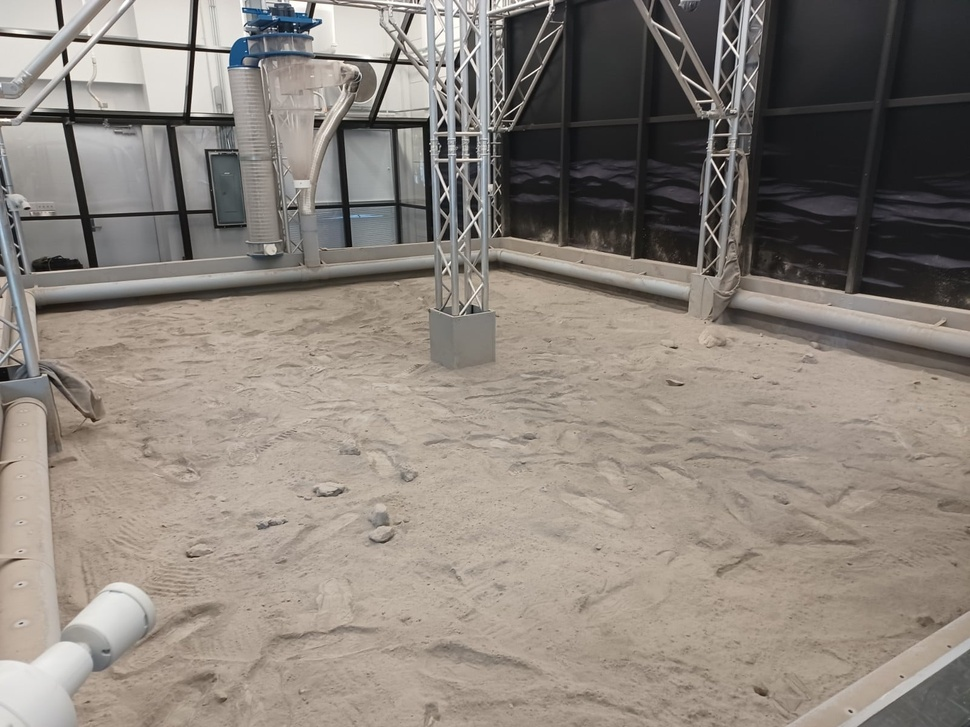
#> input picture Data/TestBatch1/279173215_10159864727944183_3848041128585576297_n.jpg, 970 x 727 px, shrunk from 1600 x 1200 before the run; its folder holds only this picture in this run
$ jupyter execute --allow-errors IncreaseContrast.ipynb
#> lines starting #> are read from the running program, lines starting #| are printed output that depends on the picture
[cell 1]
# Import libraries
import cv2
import os
from matplotlib import pyplot as plt

# Define input and output paths
input_folder = "../Data/TestBatch1"
output_folder = "/Processed"
os.makedirs(output_folder, exist_ok=True)

# Function to process an image
def process_image(image_path):
    # Read the image in grayscale (for histogram equalization)
    image = cv2.imread(image_path, cv2.IMREAD_GRAYSCALE)
#> image: shape (727, 970); min 0, max 255, mean 133.1
    if image is None:
        print(f"Could not read {image_path}. Skipping.")
        return None

    # Apply histogram equalization to improve contrast
    processed_image = cv2.equalizeHist(image)
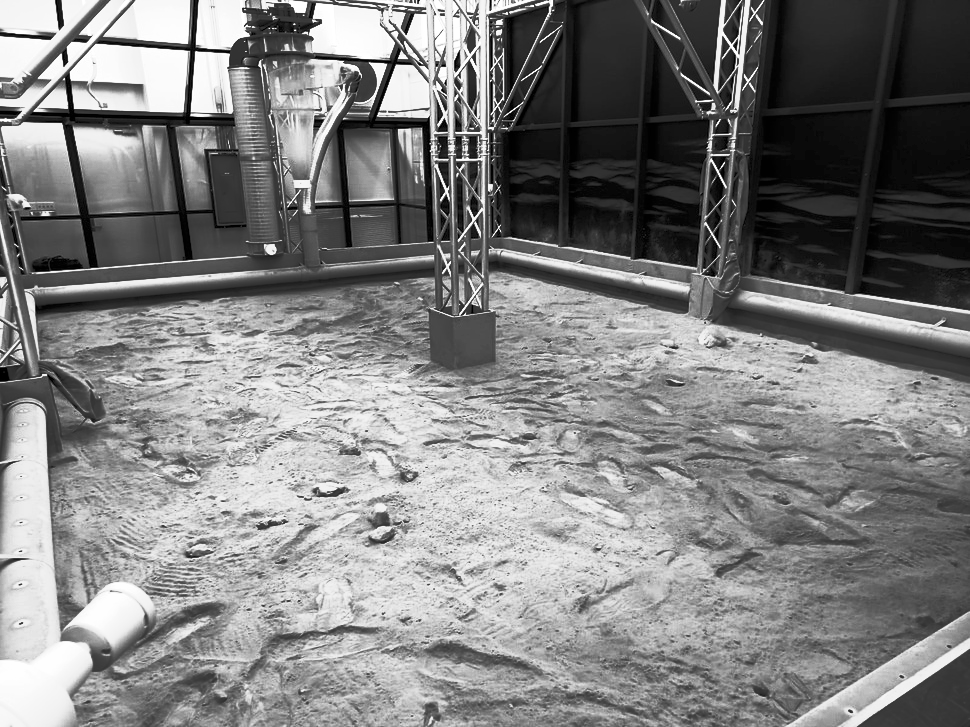
#> processed_image: shape (727, 970); min 0, max 255, mean 128.7

    # Convert back to BGR format for saving and displaying
    processed_image_colored = cv2.cvtColor(processed_image, cv2.COLOR_GRAY2BGR)
    return processed_image_colored

# Loop through each file in the input folder
for filename in os.listdir(input_folder):
    file_path = os.path.join(input_folder, filename)

    # Process only image files
    if os.path.isfile(file_path) and filename.lower().endswith(('.png', '.jpg', '.jpeg')):
        # Process the image
        processed_img = process_image(file_path)

        # Save the processed image in the output folder
        output_path = os.path.join(output_folder, filename)
        if processed_img is not None:
            cv2.imwrite(output_path, processed_img)
            print(f"Processed and saved: {output_path}")

# Display a few original and processed images side-by-side
def display_images(original_img_path, processed_img_path):
    original_img = cv2.imread(original_img_path, cv2.IMREAD_GRAYSCALE)
    processed_img = cv2.imread(processed_img_path, cv2.IMREAD_GRAYSCALE)

    # Plot images
    plt.figure(figsize=(10, 5))
    plt.subplot(1, 2, 1)
    plt.imshow(original_img, cmap='gray')
    plt.title("Original Image")

    plt.subplot(1, 2, 2)
    plt.imshow(processed_img, cmap='gray')
    plt.title("Processed Image (Histogram Equalization)")
    plt.show()

# Display first 5 processed images for verification
#> (the rest of this cell did not finish here and is left out)


$ run again, on Data/TestBatch1/349178141_6052006498261410_5768358718441825179_n.jpg
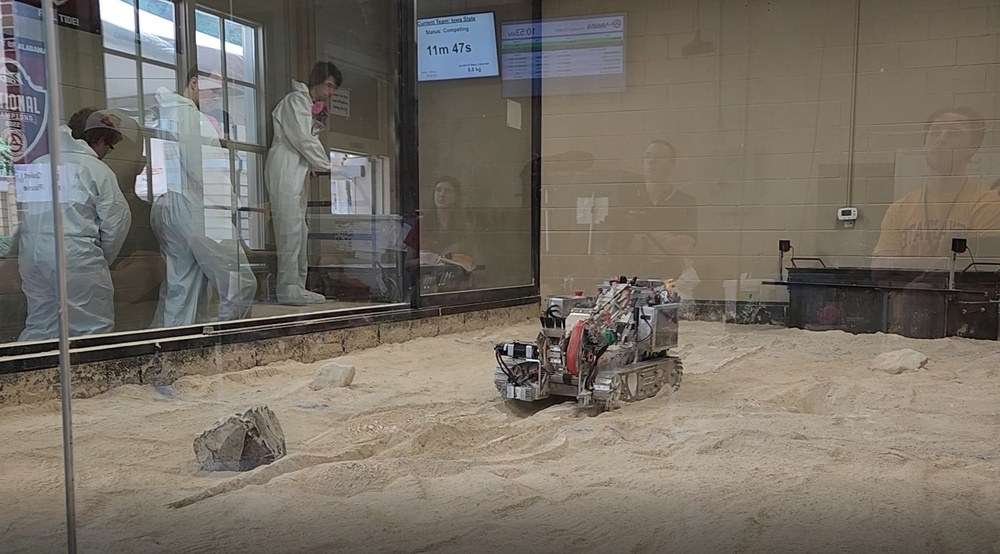
#> input picture Data/TestBatch1/349178141_6052006498261410_5768358718441825179_n.jpg, 1000 x 554 px, shrunk from 2048 x 1134 before the run
#> in process_image, `image = cv2.imread(image_path, cv2.IMREAD_GRAYSCALE)`:
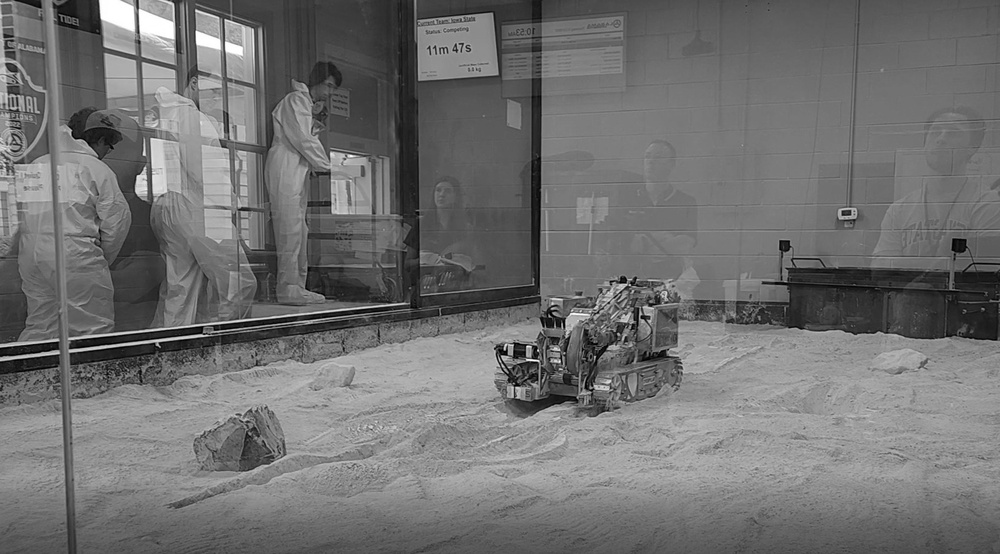
#> image: shape (554, 1000); min 0, max 255, mean 112.6
#> in process_image, `processed_image = cv2.equalizeHist(image)`:
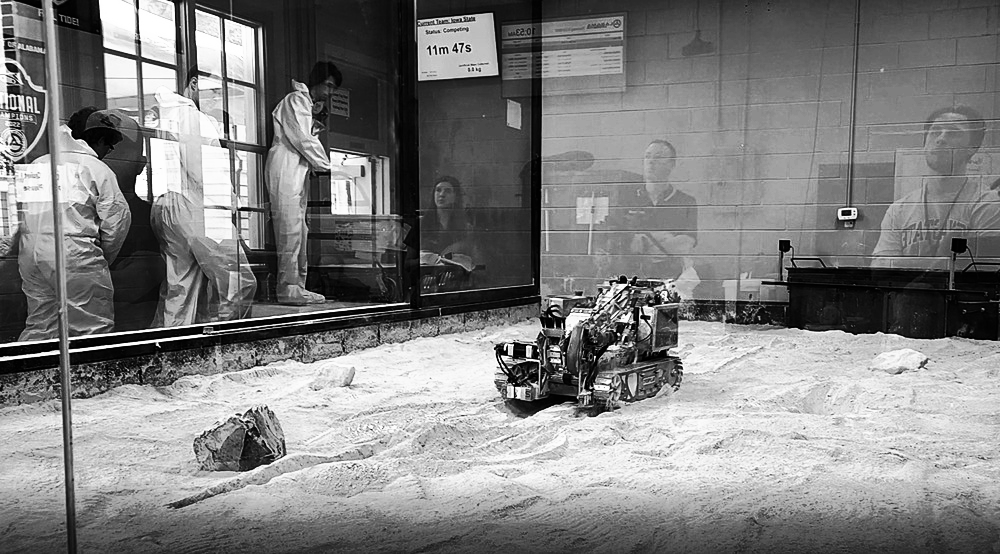
#> processed_image: shape (554, 1000); min 0, max 255, mean 128.4

$ run again, on Data/TestBatch1/349587917_1156911965702583_3613484247482749819_n.jpg
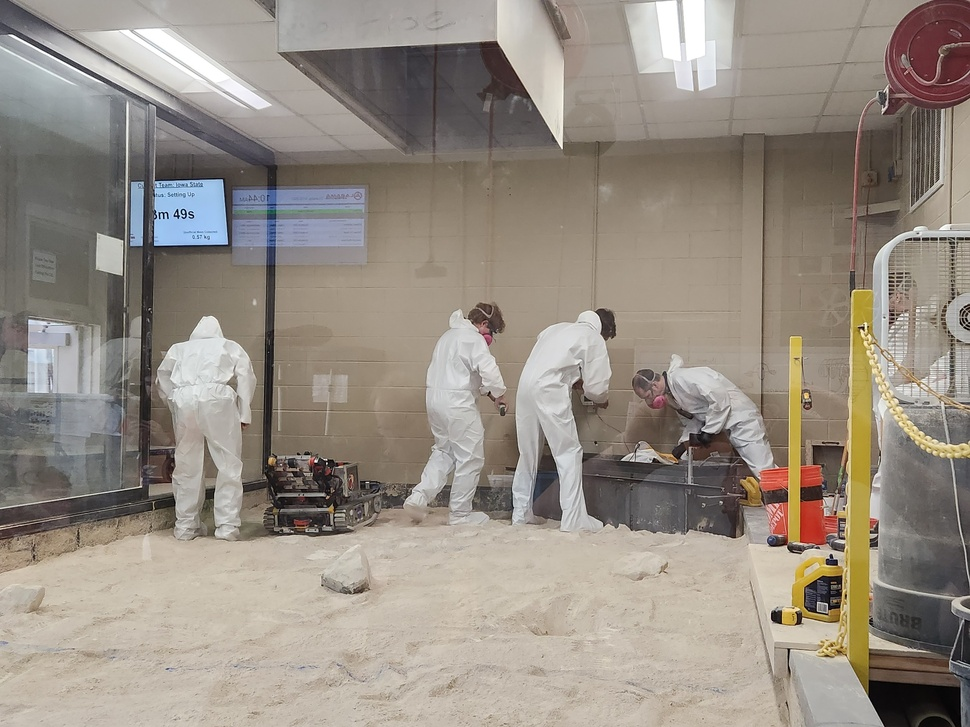
#> input picture Data/TestBatch1/349587917_1156911965702583_3613484247482749819_n.jpg, 970 x 727 px, shrunk from 2048 x 1536 before the run
#> in process_image, `image = cv2.imread(image_path, cv2.IMREAD_GRAYSCALE)`:
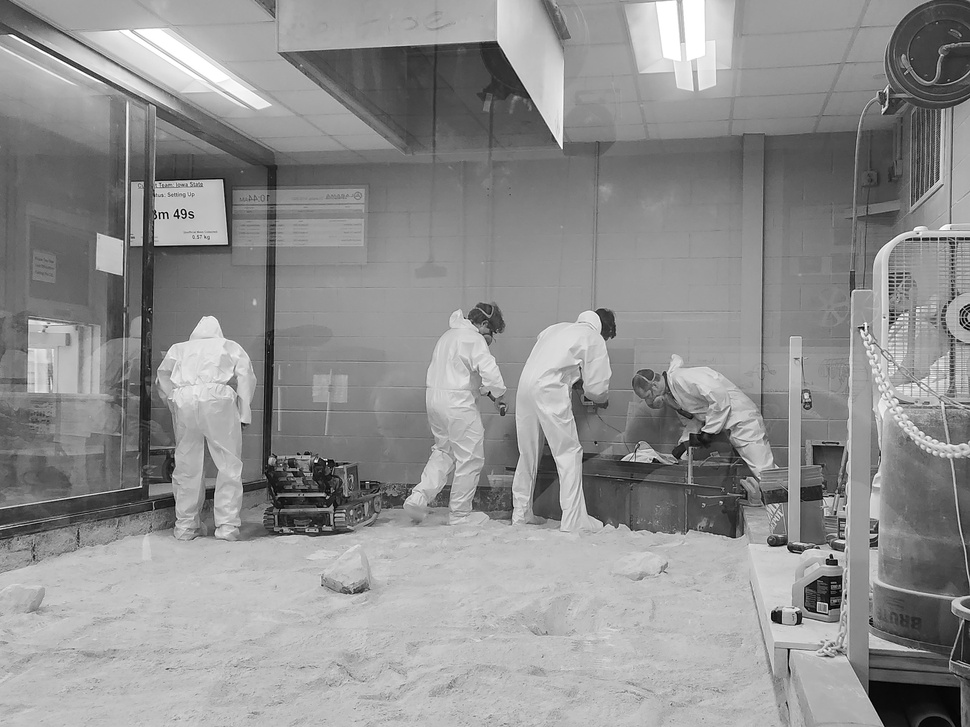
#> image: shape (727, 970); min 0, max 255, mean 143.4
#> in process_image, `processed_image = cv2.equalizeHist(image)`:
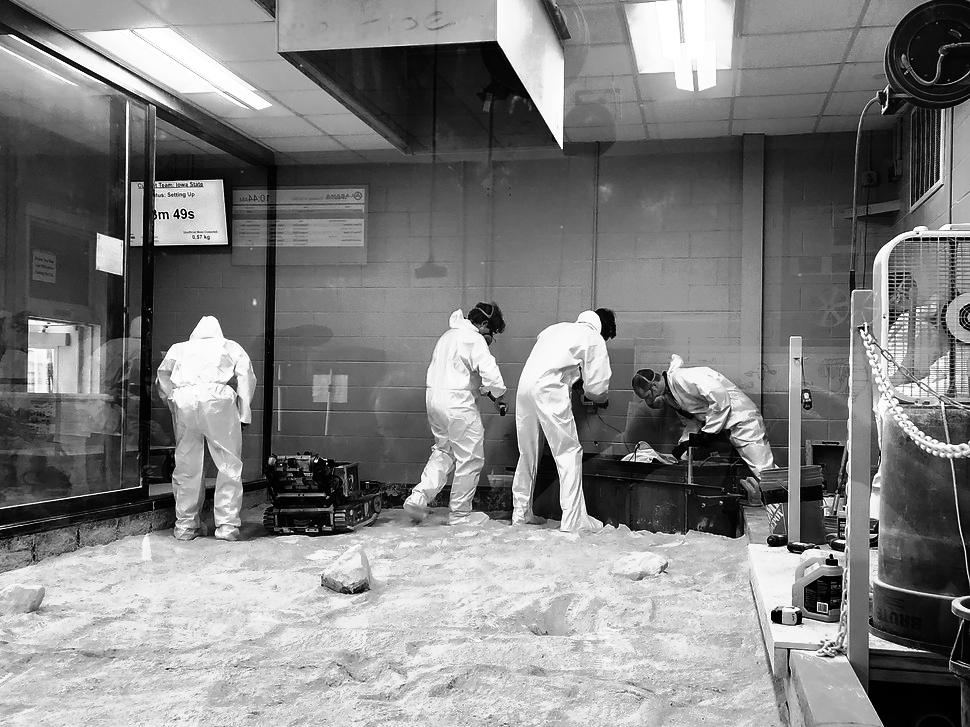
#> processed_image: shape (727, 970); min 0, max 255, mean 128.4

$ run again, on Data/TestBatch1/349693363_1697577333994453_4837614382100319016_n.jpg
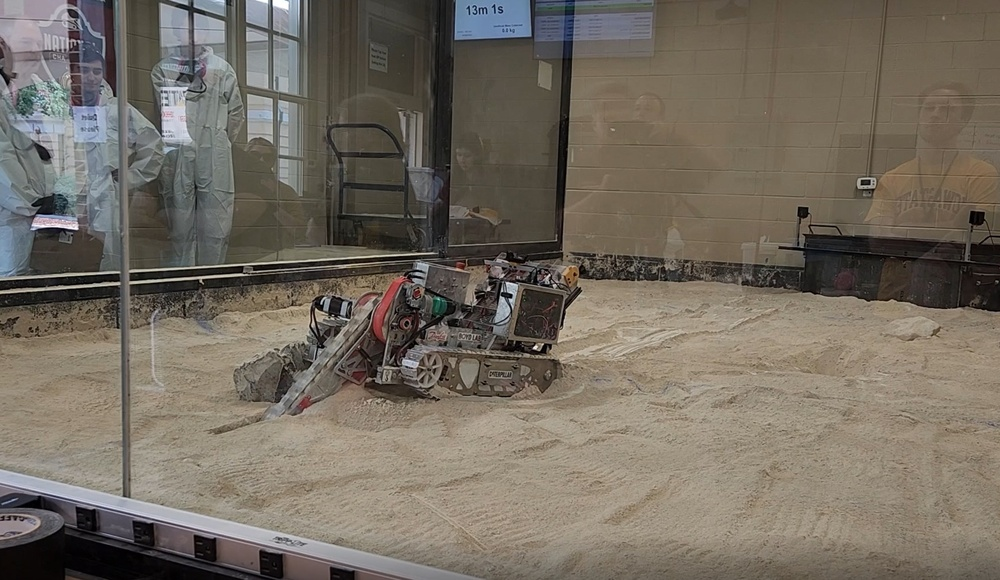
#> input picture Data/TestBatch1/349693363_1697577333994453_4837614382100319016_n.jpg, 1000 x 580 px, shrunk from 2048 x 1188 before the run
#> in process_image, `image = cv2.imread(image_path, cv2.IMREAD_GRAYSCALE)`:
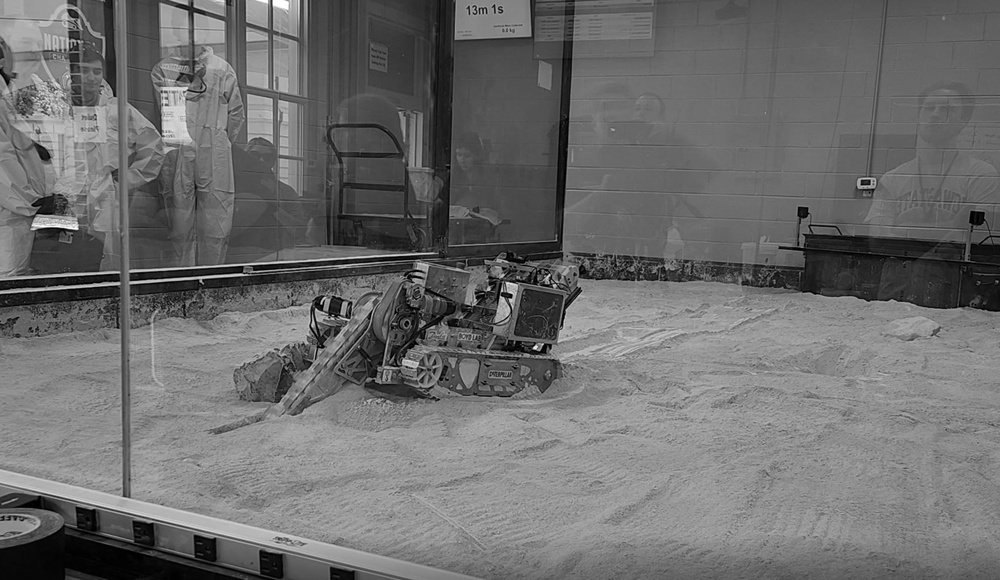
#> image: shape (580, 1000); min 0, max 255, mean 109
#> in process_image, `processed_image = cv2.equalizeHist(image)`:
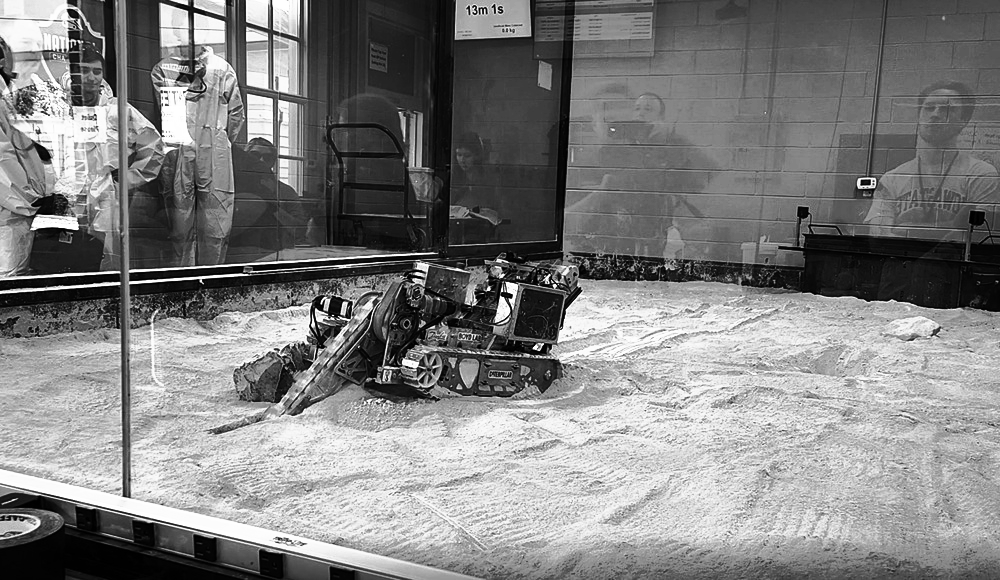
#> processed_image: shape (580, 1000); min 0, max 255, mean 128.3

$ run again, on Data/TestBatch1/279196556_10159864727964183_6965913970933019643_n.jpg
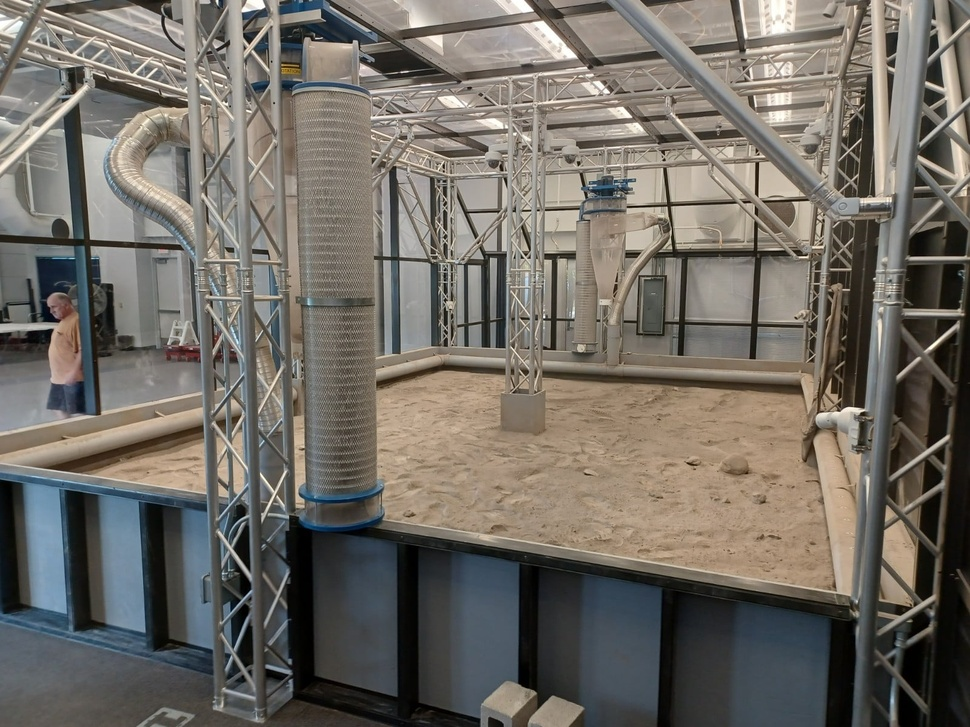
#> input picture Data/TestBatch1/279196556_10159864727964183_6965913970933019643_n.jpg, 970 x 727 px, shrunk from 1600 x 1200 before the run
#> in process_image, `image = cv2.imread(image_path, cv2.IMREAD_GRAYSCALE)`:
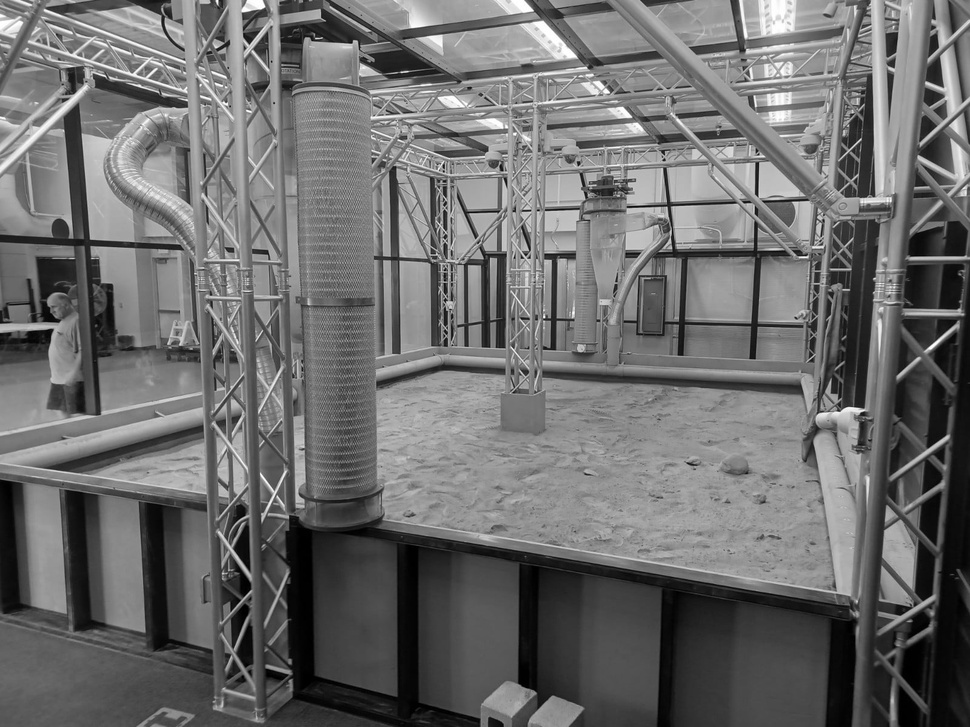
#> image: shape (727, 970); min 0, max 255, mean 108.8
#> in process_image, `processed_image = cv2.equalizeHist(image)`:
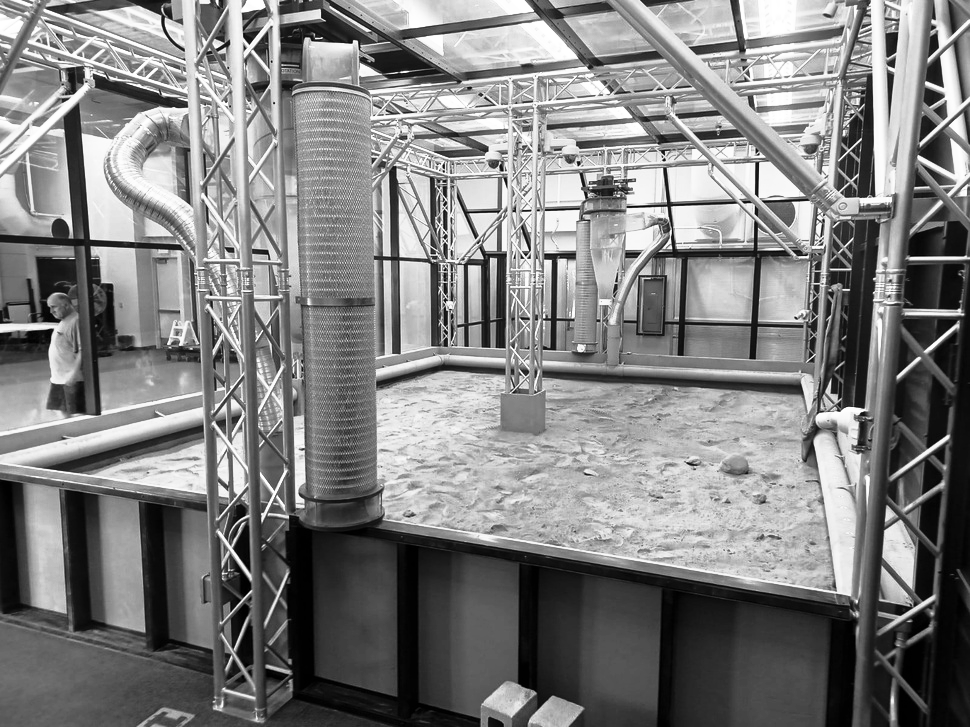
#> processed_image: shape (727, 970); min 0, max 255, mean 128
